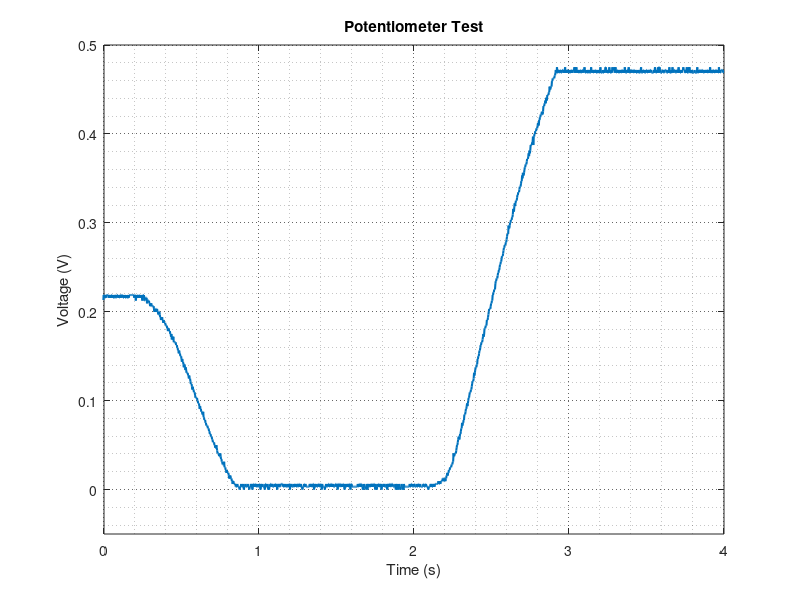

MATLAB code for this plot:
%% ---------------------- READING DATA FROM FILE --------------------------

data = csvread('PRINT_04.CSV');

time = data(:,1)+4;  %making the time Possitive
voltage = data(:,2);

%% -------------------------- PLOTTING DATA -------------------------------

for folding = true
    if exist('p','var') == 1
        set(0, 'DefaultFigurePosition', p)
    end
end %<--setting figure position

a = figure;
plot(time, voltage, 'linewidth', 1.5);
hold on;

%% ---------------------------- PLOT SETTINGS -------------------------------

%limmiting the axes
ylim([-.05 .5])
xlim([ 0 4 ])

%title and axis labels added
title('Potentiometer Test')
xlabel('Time (s)')
ylabel('Voltage (V)')

%adding legend
% legend('Angular movement in volt',...
%        'Lower limmit',...
%        'Upper limmit',...
%        'Equlibrium point',...
%        'Mid-range',...
%        'Location', 'southwest' )

%setting grid style
grid on, grid minor;
set(gca,'GridLineStyle',':', 'GridColor', 'k', 'GridAlpha', .6)

hold off;
